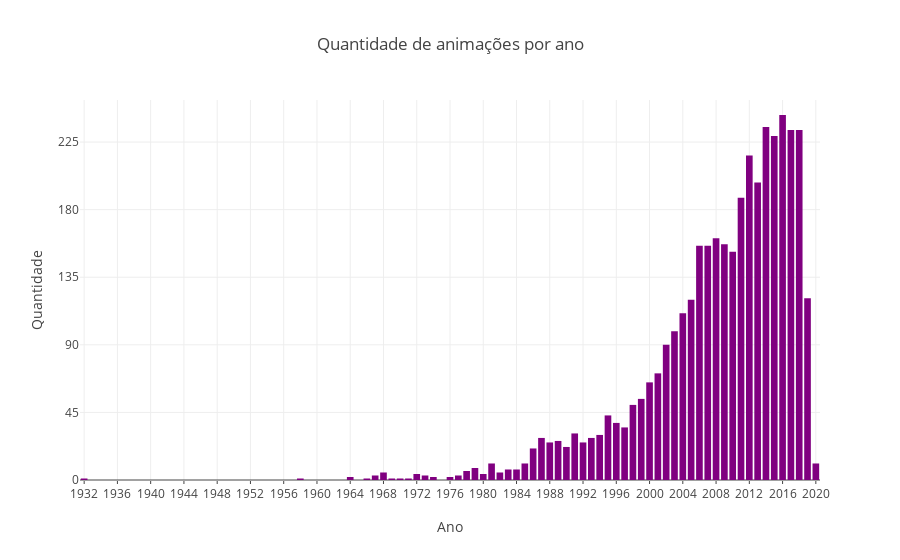

The code cell stored with this chart in its notebook:
### Code cell
graph = go.Bar(
    x=[x for x, _ in graph1], 
    y=[y for _, y in graph1],
    hovertext="animações",
    marker=dict(
        color="purple"
    ),
)

layout = go.Layout(
    title="Quantidade de animações por ano",
    xaxis=dict(
        title="Ano",
        showgrid=True,
        dtick=4,
        ticklen=3,
    ),
    yaxis=dict(
        title="Quantidade",
        range=[0, max([int(y) for _, y in graph1]) + 10],
        dtick=45,
    )
)

fig = go.Figure(data=[graph], layout=layout)
plotly.offline.iplot(fig)
plotly.offline.plot(fig, filename="mal_year_count/index.html", auto_open=False)

### Figure 1 — Plotly figure (JSON) as saved in the notebook; plotly's stock layout.template omitted (floating-point values rounded to 4 significant figures)
{"data": [{"hovertext": "animações", "marker": {"color": "purple"}, "type": "bar", "uid": "31b1526f-b760-415a-8559-08452f002c77", "x": ["1932", "1958", "1964", "1966", "1967", "1968", "1969", "1970", "1971", "1972", "1973", "1974", "1976", "1977", "1978", "1979", "1980", "1981", "1982", "1983", "1984", "1985", "1986", "1987", "1988", "1989", "1990", "1991", "1992", "1993", "1994", "1995", "1996", "1997", "1998", "1999", "2000", "2001", "2002", "2003", "2004", "2005", "2006", "2007", "2008", "2009", "2010", "2011", "2012", "2013", "2014", "2015", "2016", "2017", "2018", "2019", "2020"], "y": [1, 1, 2, 1, 3, 5, 1, 1, 1, 4, 3, 2, 2, 3, 6, 8, 4, 11, 5, 7, 7, 11, 21, 28, 25, 26, 22, 31, 25, 28, 30, 43, 38, 35, 50, 54, 65, 71, 90, 99, 111, 120, 156, 156, 161, 157, 152, 188, 216, 198, 235, 229, 243, 233, 233, 121, 11]}], "layout": {"title": {"text": "Quantidade de animações por ano"}, "xaxis": {"dtick": 4, "showgrid": true, "ticklen": 3, "title": {"text": "Ano"}}, "yaxis": {"dtick": 45, "range": [0, 253], "title": {"text": "Quantidade"}}}}
